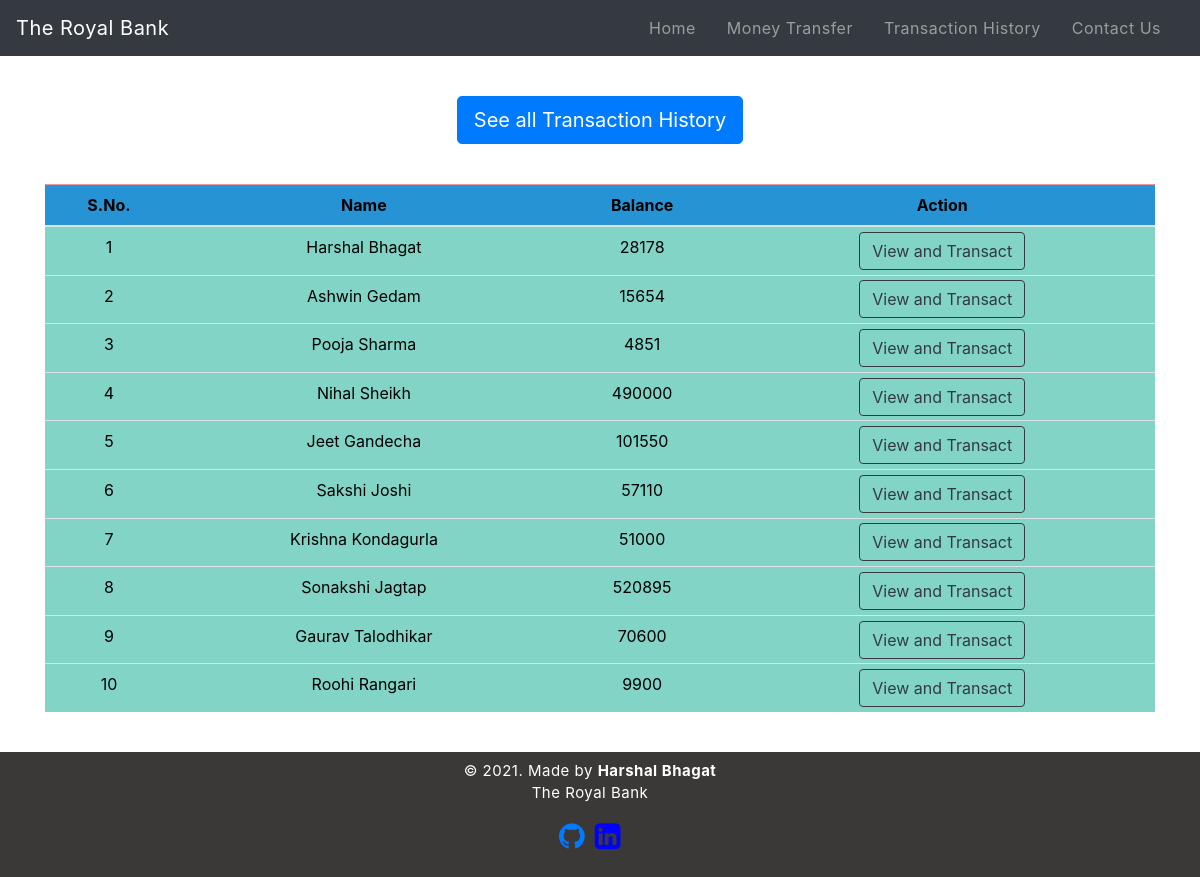
The page /moneytransfer.php on the database its author committed.
### tables this page shows
CREATE TABLE `users` (
  `id` int(3) NOT NULL,
  `name` text NOT NULL,
  `email` varchar(30) NOT NULL,
  `balance` int(8) NOT NULL
);

### moneytransfer.php (the view, shortened to what this page needs)
<!doctype html>
<html lang="en">
<head>
    <link rel="stylesheet" href="https://stackpath.bootstrapcdn.com/bootstrap/4.5.2/css/bootstrap.min.css">
    <link rel="stylesheet" href="https://cdnjs.cloudflare.com/ajax/libs/font-awesome/4.7.0/css/font-awesome.min.css">
    <link rel="stylesheet" type="text/css" href="css/navbar.css">
    <link rel="stylesheet" type="text/css" href="css/footer.css">
<body>
    <?php
    include 'connect.php';
    $sql = "SELECT * FROM users";
    $result = mysqli_query($conn, $sql);
    ?>
    <?php
        include 'navbar.php';
    ?></br>
    <div class="d-grip gap-2 col-6 mx-auto text-center p-3 mb-2">
        <a href="transactionhistory.php"><button type="button" class="btn btn-primary btn-lg mb-3">See all Transaction History</button></a>
    </div>
    <div class="container">
        <div class="row text-center">
            <div class="col text-center">
                <div class="table-responsive-sm">
                    <table class="table table-hover table-striped table-sm">
                        <thead style="color : black; background-color:#2694d4;" class="table-danger">
                            <tr>
                                <th scope="col" class="text-center py-2">S.No.</th>
                                <th scope="col" class="text-center py-2">Name</th>
                                <th scope="col" class="text-center py-2">Balance</th>
                                <th scope="col" class="text-center py-2">Action</th>
                            </tr>
                        </thead>
                        <tbody>
                            <?php
                            while ($rows = mysqli_fetch_assoc($result)) {
                            ?>
                                <tr style="color : black; background-color: #81d4c6;">
                                    <td class="text-center py-2">
                                        <?php echo $rows['id'] ?>
                                    </td>
                                    <td class="text-center py-2">
                                        <?php echo $rows['name'] ?>
                                    </td>
                                    <td class="text-center py-2">
                                        <?php echo $rows['balance'] ?>
                                    </td>
                                    <td><a href="user.php?id= <?php echo $rows['id']; ?>"> <button class="btn btn-outline-dark btn">View and Transact</button></a></td>
                                </tr>
                            <?php
                            }
                            ?>
                        </tbody>
                    </table>
                </div>
            </div>
        </div>
    </div></br>
    <?php
        include 'footer.php';
    ?>
</body>
</html>

### navbar.php (shortened to what this page needs)
<nav class=" navbar navbar-expand-lg navbar-dark bg-dark">
      <a class="navbar-brand" href="index.php">The Royal Bank</a>
      <div class="collapse navbar-collapse" id="collapsibleNavbar">
            <ul class="navbar-nav ml-auto">
              <li class="nav-item">
                <a class="nav-link" href="index.php">Home</a>
              </li>
              <li class="nav-item">
                <a class="nav-link" href="moneytransfer.php">Money Transfer</a>
              </li>
              <li class="nav-item">
                <a class="nav-link" href="transactionhistory.php">Transaction History</a>
              </li>
              <li class="nav-item">
                <a class="nav-link" href="contact.php">Contact Us</a>
              </li>
          </div>
       </nav>

### footer.php
<footer id="footer" class="text-center mt-0 py-2">
    <p>&copy 2021. Made by <b>Harshal Bhagat</b> <br> The Royal Bank</p>
    <p><a href="https://github.com/Harshal-Bhagat-1"><i class="fa fa-github" style="font-size:30px"></i></a>&nbsp
		<a href="https://www.linkedin.com/in/harshal-bhagat/"><i class="fa fa-linkedin-square" style="font-size:30px;color:blue;"></i></a></p>
</footer>

### css/navbar.css (style rules this page uses)
.nav-link { margin-right: 15px; color:#fff; letter-spacing: 0.5px; transition: 0.7s; }
.navbar-brand { color: #4C4B4B; letter-spacing: 0.5px; }

### css/footer.css (style rules this page uses)
#footer { margin: 0; left: 0; bottom: 0; color: white; background-color: #3b3838; letter-spacing: 0.5px; }
footer p { margin-right: 20px; font-size: 15px; }

### rows shown on the page
users: id "1", name "Harshal Bhagat", balance "28178"
users: id "2", name "Ashwin Gedam", balance "15654"
users: id "3", name "Pooja Sharma", balance "4851"
users: id "4", name "Nihal Sheikh", balance "490000"
users: id "5", name "Jeet Gandecha", balance "101550"
users: id "6", name "Sakshi Joshi", balance "57110"
users: id "7", name "Krishna Kondagurla", balance "51000"
users: id "8", name "Sonakshi Jagtap", balance "520895"
users: id "9", name "Gaurav Talodhikar", balance "70600"
users: id "10", name "Roohi Rangari", balance "9900"
